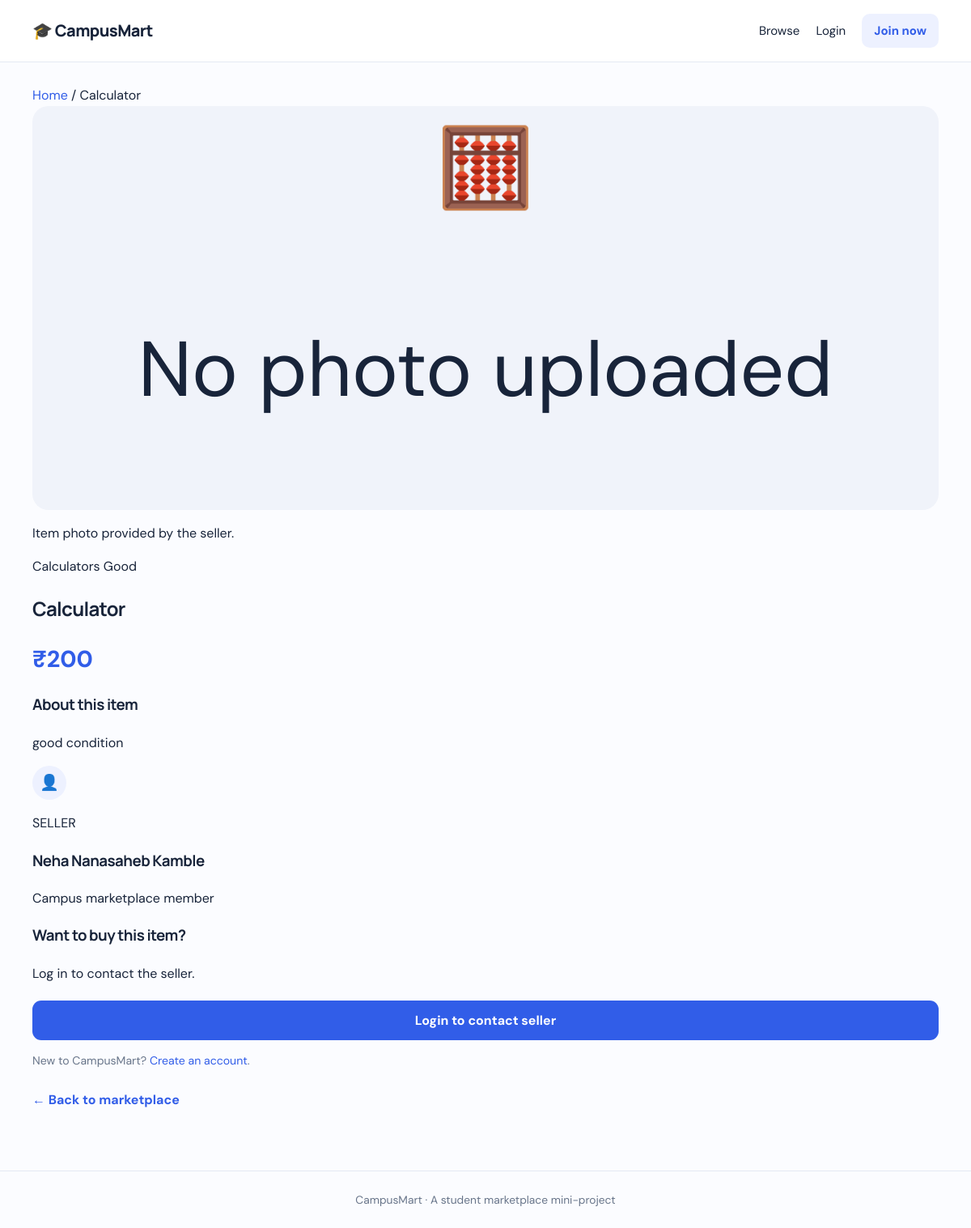
Page /product/1 on the committed database.
### tables this page shows
CREATE TABLE products (
                id INTEGER PRIMARY KEY AUTOINCREMENT,
                seller_id INTEGER NOT NULL,
                name TEXT NOT NULL,
                category TEXT NOT NULL,
                price REAL NOT NULL CHECK(price >= 0),
                condition TEXT NOT NULL,
                description TEXT NOT NULL,
                image_url TEXT,
                created_at TIMESTAMP DEFAULT CURRENT_TIMESTAMP,
                FOREIGN KEY (seller_id) REFERENCES users(id) ON DELETE CASCADE
            );

CREATE TABLE users (
                id INTEGER PRIMARY KEY AUTOINCREMENT,
                name TEXT NOT NULL,
                email TEXT NOT NULL UNIQUE,
                password_hash TEXT NOT NULL,
                created_at TIMESTAMP DEFAULT CURRENT_TIMESTAMP
            );

### app.py (the view, shortened to what this page needs)
@app.route(
    "/product/<int:product_id>",
    methods=["GET", "POST"]
)
def product_detail(product_id):
    with get_db() as db:
        product = db.execute("""
            SELECT
                products.*,
                users.name AS seller_name,
                users.email AS seller_email
            FROM products
            JOIN users
                ON products.seller_id = users.id
            WHERE products.id = ?
        """, (product_id,)).fetchone()
    if product is None:
        abort(404)
    return render_template(
        "product.html",
        product=product
    )

### app.py (called while the page is built)
def get_db():
    connection = sqlite3.connect(
        app.config["DATABASE"]
    )
    connection.row_factory = sqlite3.Row
    connection.execute("PRAGMA foreign_keys = ON")
    return connection

### templates/product.html (shortened to what this page needs)
{% extends "base.html" %}
{% block content %}
<div class="breadcrumb">
    <a href="{{ url_for('index') }}">Home</a>
    <span> / </span>
    <span>{{ product.name }}</span>
</div>
<section class="product-detail-page">
    <div class="detail-image-column">
        <div class="detail-image-wrap">
            {% if product.image_url %}
                <img
                    class="detail-image"
                    src="{{ url_for('static',
                                    filename=product.image_url) }}"
                    alt="{{ product.name }}"
                >
            {% else %}
                <div class="detail-placeholder">
                    {% if product.category == 'Books' %}
                        📚
                    {% elif product.category == 'Calculators' %}
                        🧮
                    {% elif product.category == 'Notes' %}
                        📝
                    {% elif product.category == 'Stationery' %}
                        ✏️
                    {% elif product.category == 'Electronics' %}
                        💻
                    {% else %}
                        🎒
                    {% endif %}
                    <p>No photo uploaded</p>
                </div>
            {% endif %}
        </div>
        <p class="image-caption">
            Item photo provided by the seller.
        </p>
    </div>
    <div class="detail-content">
        <div class="product-card-top">
            <span class="category-tag">
                {{ product.category }}
            </span>
            <span class="condition-tag">
                {{ product.condition }}
            </span>
        </div>
        <h1 class="detail-title">{{ product.name }}</h1>
        <p class="detail-price">
            ₹{{ "%.2f"|format(product.price)|replace(".00", "") }}
        </p>
        <h3>About this item</h3>
        <p class="detail-description">
            {{ product.description }}
        </p>
        <div class="seller-card">
            <div class="seller-avatar seller-avatar-large">👤</div>
            <div>
                <p class="seller-label">SELLER</p>
                <h3>{{ product.seller_name }}</h3>
                <p class="seller-caption">Campus marketplace member</p>
            </div>
        </div>
        {% if session.get('user_id') == product.seller_id %}
            <div class="owner-notice">
                <strong>This is your listing.</strong>
                <p>You cannot contact yourself about your own item.</p>
            </div>
            <a href="{{ url_for('sell') }}" class="button full-width">
                List another item
            </a>
        {% else %}
            <div class="contact-seller">
                <h3>Want to buy this item?</h3>
                <p>Log in to contact the seller.</p>
                <a href="{{ url_for('login') }}" class="button full-width">
                    Login to contact seller
                </a>
                <p class="help-text">
                    New to CampusMart?
                    <a href="{{ url_for('register') }}">Create an account</a>.
                </p>
            </div>
        {% endif %}
        <a href="{{ url_for('index') }}" class="back-link">
            ← Back to marketplace
        </a>
    </div>
</section>
{% endblock %}

### static/style.css (style rules this page uses)
:root { --ink: #18243a; --muted: #68758a; --brand: #315de8; --brand-dark: #2447bd; --line: #e4e9f2; --surface: #ffffff; --soft: #f4f7fc; --green: #177c57; }
* { box-sizing: border-box; }
body { margin: 0; color: var(--ink); background: #fbfcff; font-family: "DM Sans", sans-serif; line-height: 1.6; }
h1, h2, h3, .brand { font-family: "Manrope", sans-serif; letter-spacing: -0.03em; }
a { color: var(--brand); text-decoration: none; }
.button { display: inline-flex; justify-content: center; align-items: center; border: 0; border-radius: 11px; padding: 12px 18px; color: white; background: var(--brand); font: inherit; font-weight: 700; cursor: pointer; transition: .18s ease; }
.result-count, .condition, .seller, .help-text { color: var(--muted); font-size: .88rem; }
.full-width { width: 100%; margin-top: 20px; }
.back-link { display: inline-block; margin: 10px 0; font-weight: 700; }
.detail-image-wrap { background: #f0f3fa; border-radius: 20px; overflow: hidden; min-height: 340px; }
.detail-placeholder { min-height: 340px; display: grid; place-items: center; font-size: 6rem; }
.detail-price { font-size: 1.8rem; font-weight: 800; color: var(--brand); margin: 8px 0; }
.seller-avatar { display: grid; place-items: center; width: 42px; height: 42px; border-radius: 50%; background: #edf1ff; font-size: 1.2rem; }
.full-width { display: block; width: 100%; text-align: center; }

### rows in the picture
products: name "Calculator", category "Calculators", condition "Good", price "200", description "good condition"
users: seller_name "Neha Nanasaheb Kamble"
